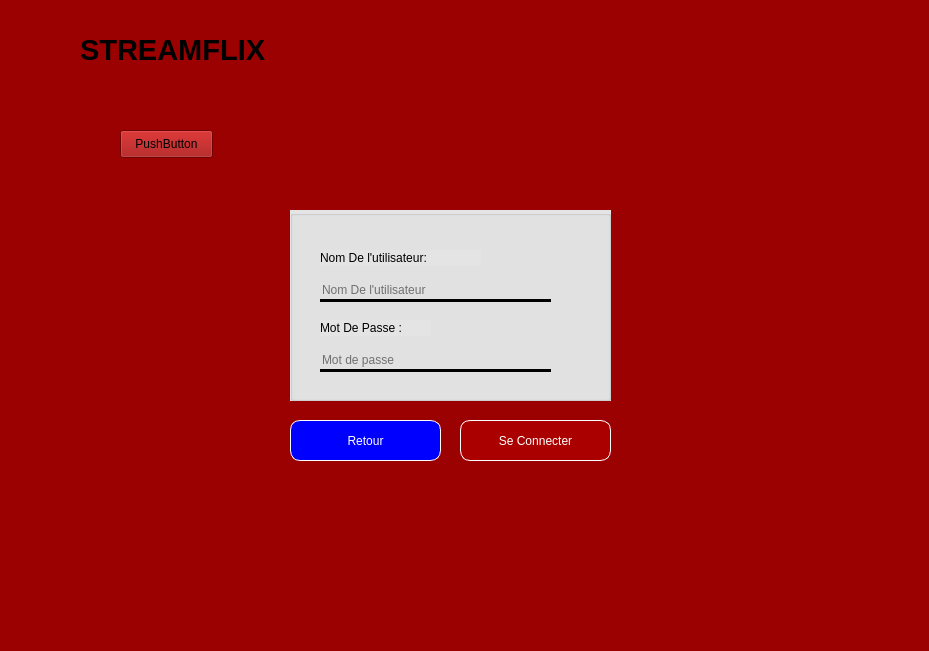
<?xml version="1.0" encoding="UTF-8"?>
<ui version="4.0">
 <class>MainWindow</class>
 <widget class="QMainWindow" name="MainWindow">
  <property name="geometry">
   <rect>
    <x>0</x>
    <y>0</y>
    <width>929</width>
    <height>651</height>
   </rect>
  </property>
  <property name="windowTitle">
   <string>Se Connecter</string>
  </property>
  <property name="styleSheet">
   <string notr="true">background-color: rgb(155, 1, 1);</string>
  </property>
  <widget class="QWidget" name="centralwidget">
   <widget class="QLabel" name="label_40">
    <property name="geometry">
     <rect>
      <x>10</x>
      <y>10</y>
      <width>71</width>
      <height>71</height>
     </rect>
    </property>
    <property name="styleSheet">
     <string notr="true">image: url(:/new/prefix1/Logo.png);
background-color: rgb(155, 1, 1);</string>
    </property>
    <property name="text">
     <string/>
    </property>
   </widget>
   <widget class="QLabel" name="label_44">
    <property name="geometry">
     <rect>
      <x>80</x>
      <y>20</y>
      <width>331</width>
      <height>61</height>
     </rect>
    </property>
    <property name="styleSheet">
     <string notr="true">background-color: rgb(155, 1, 1);
font: 19pt &quot;Sitka&quot;;</string>
    </property>
    <property name="text">
     <string>&lt;html&gt;&lt;head/&gt;&lt;body&gt;&lt;p&gt;&lt;span style=&quot; font-size:22pt; font-weight:600;&quot;&gt;STREAMFLIX&lt;/span&gt;&lt;/p&gt;&lt;/body&gt;&lt;/html&gt;</string>
    </property>
   </widget>
   <widget class="QLabel" name="label">
    <property name="geometry">
     <rect>
      <x>0</x>
      <y>-30</y>
      <width>911</width>
      <height>731</height>
     </rect>
    </property>
    <property name="styleSheet">
     <string notr="true">image: url(:/new/prefix1/Background.png);</string>
    </property>
    <property name="text">
     <string/>
    </property>
   </widget>
   <widget class="QPushButton" name="Connecter">
    <property name="geometry">
     <rect>
      <x>460</x>
      <y>420</y>
      <width>151</width>
      <height>41</height>
     </rect>
    </property>
    <property name="styleSheet">
     <string notr="true">background-color: rgb(170, 0, 0);
border :1px solid rgb(255, 255, 255);
border-radius :10px;
color: #FFF;
padding-left: 20px;
padding-right:20px;
</string>
    </property>
    <property name="text">
     <string>Se Connecter</string>
    </property>
   </widget>
   <widget class="QGroupBox" name="groupBox">
    <property name="geometry">
     <rect>
      <x>290</x>
      <y>210</y>
      <width>321</width>
      <height>191</height>
     </rect>
    </property>
    <property name="styleSheet">
     <string notr="true">font: 9pt &quot;Sitka&quot;;
background-color: rgb(228, 228, 228);</string>
    </property>
    <property name="title">
     <string/>
    </property>
    <widget class="QLabel" name="label_2">
     <property name="geometry">
      <rect>
       <x>30</x>
       <y>40</y>
       <width>161</width>
       <height>16</height>
      </rect>
     </property>
     <property name="text">
      <string>Nom De l'utilisateur:</string>
     </property>
    </widget>
    <widget class="QLabel" name="label_3">
     <property name="geometry">
      <rect>
       <x>30</x>
       <y>110</y>
       <width>111</width>
       <height>16</height>
      </rect>
     </property>
     <property name="text">
      <string>Mot De Passe :</string>
     </property>
    </widget>
    <widget class="QLineEdit" name="lineEdit_nom">
     <property name="geometry">
      <rect>
       <x>30</x>
       <y>70</y>
       <width>231</width>
       <height>22</height>
      </rect>
     </property>
     <property name="styleSheet">
      <string notr="true">background-color: transparent;
border:none;
 border-bottom: 3px solid black;

</string>
     </property>
     <property name="placeholderText">
      <string>Nom De l'utilisateur</string>
     </property>
    </widget>
    <widget class="QLineEdit" name="lineEdit_motdepasse">
     <property name="geometry">
      <rect>
       <x>30</x>
       <y>140</y>
       <width>231</width>
       <height>22</height>
      </rect>
     </property>
     <property name="mouseTracking">
      <bool>true</bool>
     </property>
     <property name="styleSheet">
      <string notr="true">background-color: transparent;
border:none;
 border-bottom: 3px solid black;</string>
     </property>
     <property name="echoMode">
      <enum>QLineEdit::Normal</enum>
     </property>
     <property name="placeholderText">
      <string>Mot de passe</string>
     </property>
    </widget>
   </widget>
   <widget class="QPushButton" name="Retour">
    <property name="geometry">
     <rect>
      <x>290</x>
      <y>420</y>
      <width>151</width>
      <height>41</height>
     </rect>
    </property>
    <property name="styleSheet">
     <string notr="true">background-color: #0000ff;
border :1px solid rgb(255, 255, 255);
border-radius :10px;
color: #FFF;
padding-left: 20px;
padding-right:20px;
</string>
    </property>
    <property name="text">
     <string>Retour</string>
    </property>
   </widget>
   <widget class="QPushButton" name="pushButton">
    <property name="geometry">
     <rect>
      <x>120</x>
      <y>130</y>
      <width>93</width>
      <height>28</height>
     </rect>
    </property>
    <property name="text">
     <string>PushButton</string>
    </property>
   </widget>
   <zorder>label</zorder>
   <zorder>label_40</zorder>
   <zorder>label_44</zorder>
   <zorder>Connecter</zorder>
   <zorder>groupBox</zorder>
   <zorder>Retour</zorder>
   <zorder>pushButton</zorder>
  </widget>
  <widget class="QMenuBar" name="menubar">
   <property name="geometry">
    <rect>
     <x>0</x>
     <y>0</y>
     <width>929</width>
     <height>26</height>
    </rect>
   </property>
  </widget>
  <widget class="QStatusBar" name="statusbar"/>
 </widget>
 <resources/>
 <connections/>
</ui>
